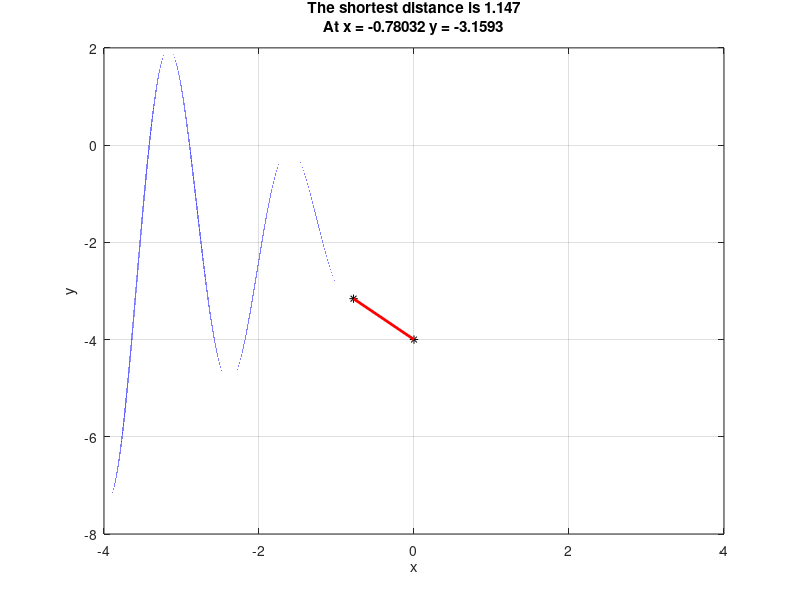

The MATLAB source for this figure:
clc;
clear all;
close all;
disp('Problem 8:');

x = -4:0.00001:4;
y = 0.15*cos(4*x).*((x-2).^2)-2;
Px=0;
Py=-4;
D = sqrt((x-Px).^2+(y-Py).^2);
Dmin = min(D);
Dmax = max(D);
i = find(D == Dmin);
figure(8)
plot(x,y,'b-',Px,Py,'k*',x(i),y(i),'k*',[Px x(i)],[Py y(i)],'r-','linewidth',2)
title({['The shortest distance is ',num2str(Dmin)];['At x = ', num2str(x(i)),' y = ',num2str(y(i))]})
grid on, xlabel('x'), ylabel('y')